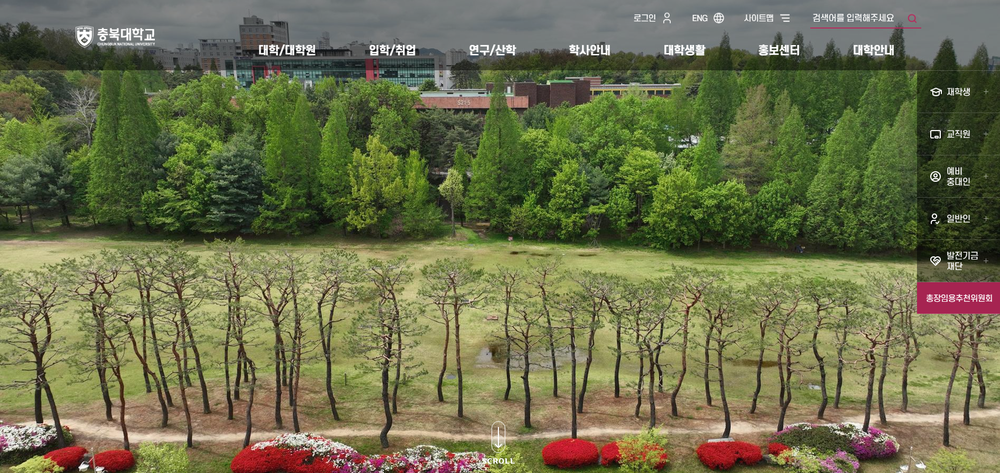
#> input picture sample.png, 1000 x 473 px, shrunk from 1892 x 895 before the run
$ python -i basic_processing.py   (imports and definitions only)
#> lines starting #> are read from the running program, lines starting #| are printed output that depends on the picture; after the words box and inside, x2 and y2 are one past the last pixel; in counts of white or black regions, pixels touching at a corner belong together
import cv2
import numpy as np


def run_basic_processing(image_path="sample.png"):
#> called with image_path = 'sample.png'
    image = cv2.imread(image_path)
#> image is the input picture: shape (473, 1000, 3); mean B, G, R 74.9, 110.5, 107.9

    hsv = cv2.cvtColor(image, cv2.COLOR_BGR2HSV)
#> hsv: shape (473, 1000, 3); mean H, S, V 44.1, 98.7, 116.9

    lower_red1 = np.array([0, 120, 70])
    upper_red1 = np.array([10, 255, 255])

    lower_red2 = np.array([170, 120, 70])
    upper_red2 = np.array([180, 255, 255])

    mask1 = cv2.inRange(hsv, lower_red1, upper_red1)
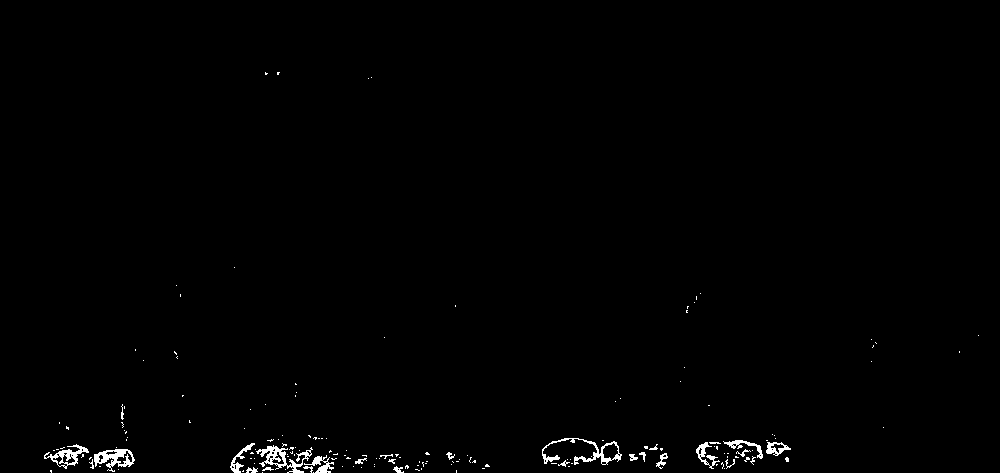
#> mask1: shape (473, 1000); 0.81% white; 168 white regions (141 under 20 px), largest, box (x1, y1, x2, y2) and area: (256, 445, 313, 473) 531, (542, 438, 622, 465) 506, (94, 449, 135, 472) 447
    mask2 = cv2.inRange(hsv, lower_red2, upper_red2)
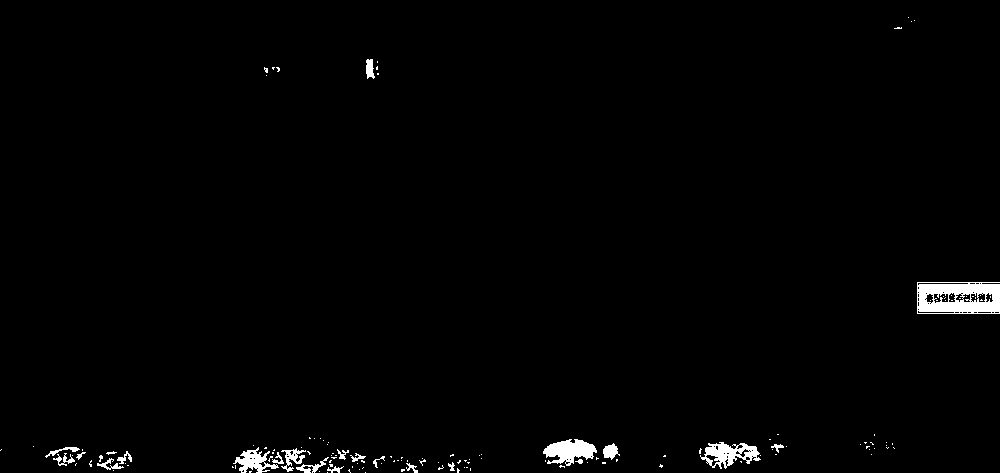
#> mask2: shape (473, 1000); 1.3% white; 142 white regions (119 under 20 px), largest, box (x1, y1, x2, y2) and area: (917, 282, 1000, 314) 2108, (543, 439, 597, 466) 869, (700, 442, 761, 469) 820
    mask = mask1 + mask2
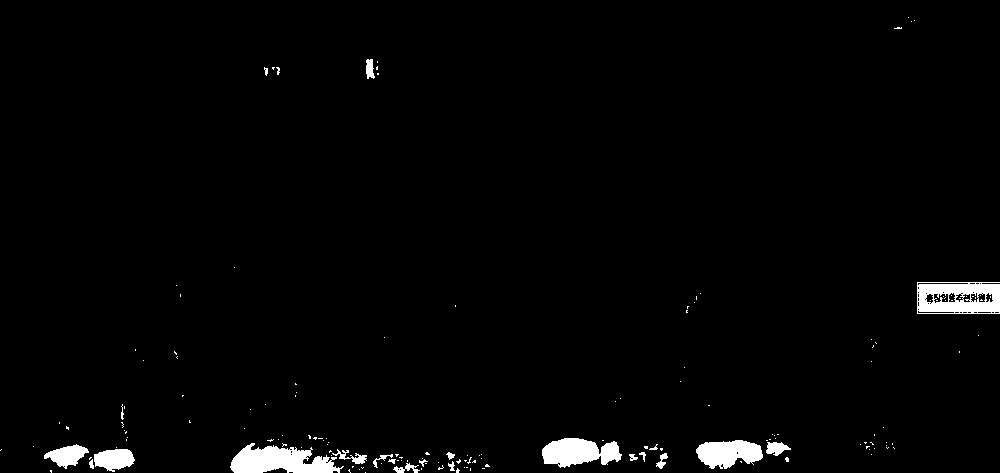
#> mask: shape (473, 1000); 2.1% white; 161 white regions (139 under 20 px), largest, box (x1, y1, x2, y2) and area: (230, 443, 344, 473) 2168, (917, 282, 1000, 314) 2108, (542, 438, 622, 468) 1644

    result = cv2.bitwise_and(image, image, mask=mask)
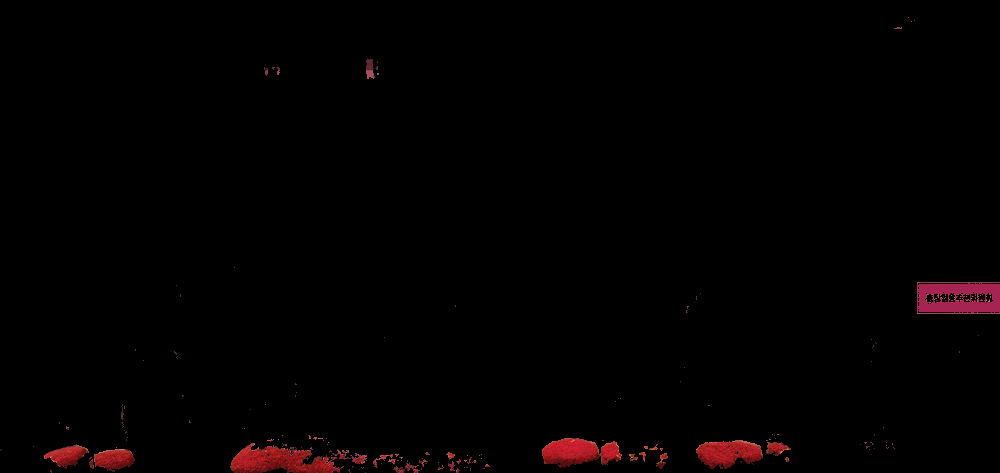
#> result: shape (473, 1000, 3); mean B, G, R 1, 0.8, 3.2

    cv2.imshow("Original", image)
    cv2.imshow("Red Filtered", result)
    cv2.waitKey(0)
    cv2.destroyAllWindows()

>>> result = run_basic_processing()
